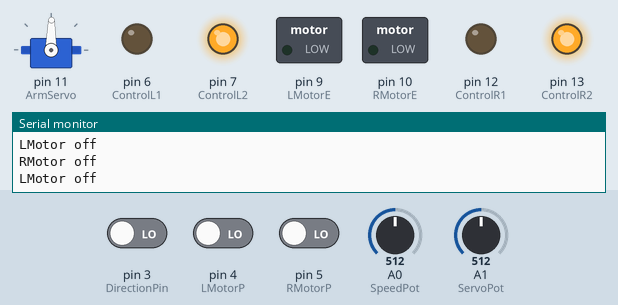
Simulated run of this sketch. Board: Arduino Uno, built with avr-gcc and run on an emulated ATmega328P. Parts: servo, switched loads named in the sketch (green lamp = pin HIGH), output pins drawn as LEDs (lit = HIGH), the last lines printed to the serial monitor. The inputs (shaded band) are chosen by the test bench; at power-on: pin 4 (LMotorP) LOW, pin 5 (RMotorP) LOW, A0 (SpeedPot) = 512, A1 (ServoPot) = 512, pin 3 (DirectionPin) LOW.

Above: at 1.2 s.
1.3 s: pin 4 (LMotorP) driven HIGH
At 2.4 s:
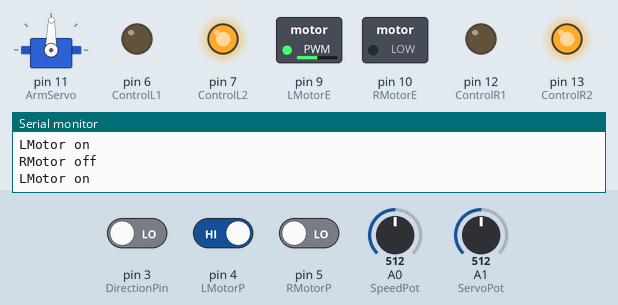
2.8 s: pin 5 (RMotorP) driven HIGH
At 4.0 s:
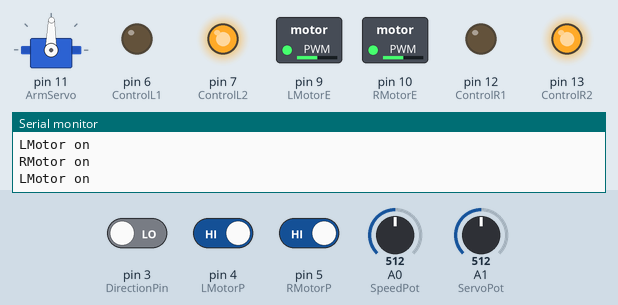
4.3 s: A0 (SpeedPot) set to 716
At 5.5 s:
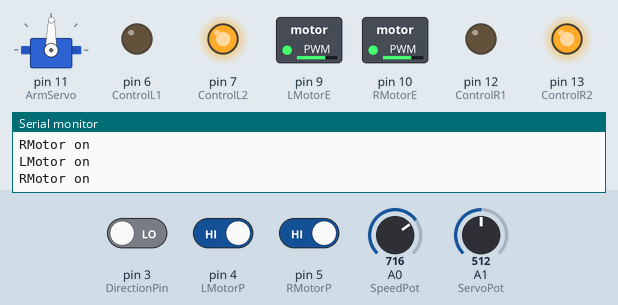
5.8 s: A1 (ServoPot) set to 716
At 6.7 s:
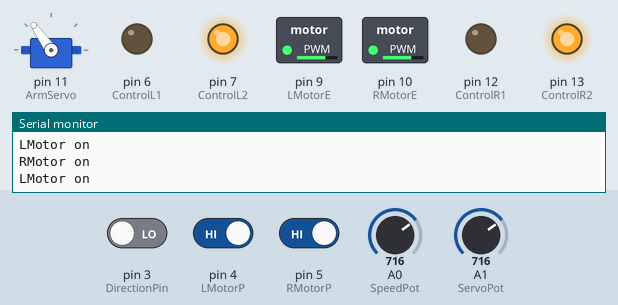
7.3 s: pin 3 (DirectionPin) driven HIGH
At 7.8 s:
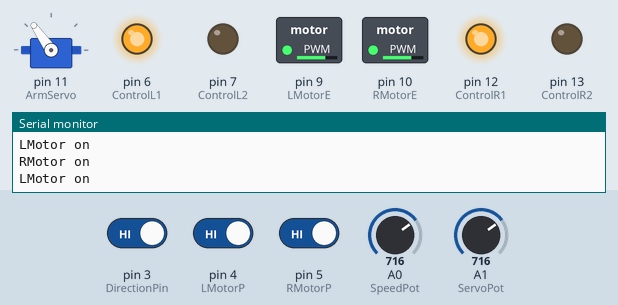
8.8 s: pin 4 (LMotorP) driven LOW
At 9.7 s:
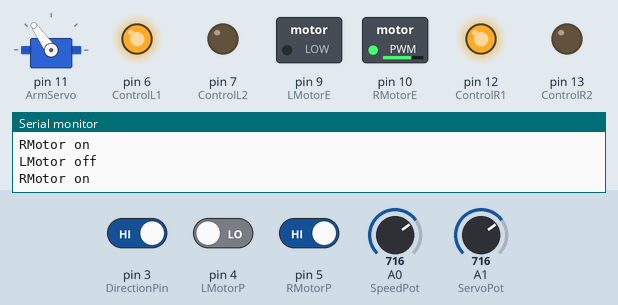
Timing chart, 0 to 11.3 s (numbered marks = the images above; inputs shaded):
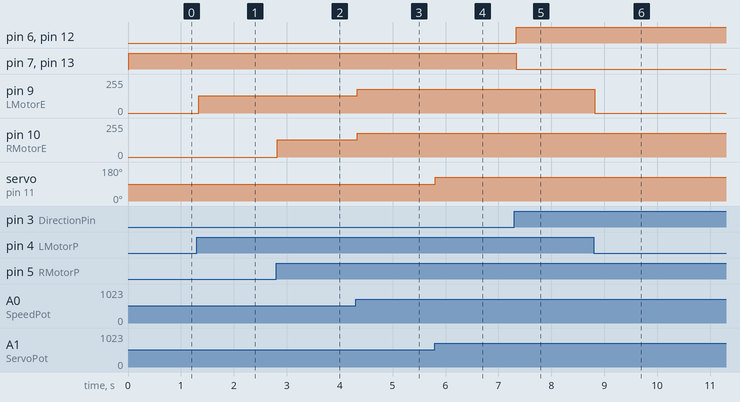

The sketch:

control.ino
```cpp
#include<Servo.h>

//Defining Pins
const int ControlL1 = 6;
const int ControlL2 = 7;
const int ControlR1 = 12;
const int ControlR2 = 13;
const int DirectionPin = 3;
const int LMotorP = 4;
const int RMotorP = 5;
const int LMotorE = 9;
const int RMotorE = 10;
const int SpeedPot = A0;
const int ServoPot = A1;

//Servo Setup
Servo ArmServo;


//Variable Init
int ServoPotVal;
int angle;

int lPowerSwitchState = 0;
int rPowerSwitchState = 0;
int directionSwitchState = 0;
int prevDirectionSwitchState = 0;

int motorSpeed = 0;
boolean motorDirection = false;


void setup(){

  //Defining Pin Modes
  pinMode(ControlL1, OUTPUT);
  pinMode(ControlL2, OUTPUT);
  pinMode(ControlR1, OUTPUT);
  pinMode(ControlR2, OUTPUT);
  pinMode(DirectionPin, INPUT);
  pinMode(LMotorP, INPUT);
  pinMode(RMotorP, INPUT);
  ArmServo.attach(11);
  pinMode(LMotorE, OUTPUT);
  pinMode(RMotorE, OUTPUT);

  //Setting Motor Enabling Off
  digitalWrite(LMotorE, LOW);
  digitalWrite(RMotorE, LOW);

  Serial.begin(9600);

}

void loop(){

  //Reading Sensors
  lPowerSwitchState = digitalRead(LMotorP);
  delay(1);
  rPowerSwitchState = digitalRead(RMotorP);
  delay(1);
  directionSwitchState = digitalRead(DirectionPin);

  motorSpeed = analogRead(SpeedPot)/4;


  ServoPotVal = analogRead(ServoPot);
  angle = map(ServoPotVal, 0, 1023, 0, 179);
  ArmServo.write(angle);
  delay(15);


   //Read direction switch
  if(directionSwitchState == HIGH
      && directionSwitchState != prevDirectionSwitchState) {
    motorDirection = !motorDirection;
  }

  //Read power switch
  if(lPowerSwitchState == HIGH) {
    analogWrite(LMotorE, motorSpeed);
    Serial.println("LMotor on");
  }
  else{
      analogWrite(LMotorE, 0);
      Serial.println("LMotor off");
  }
  if(rPowerSwitchState == HIGH) {
    analogWrite(RMotorE, motorSpeed);
    Serial.println("RMotor on");
  }
  else{
      analogWrite(RMotorE, 0);
      Serial.println("RMotor off");
  }

  //Set H-bridge direction
  if(motorDirection) {
    digitalWrite(ControlL1, HIGH);
    digitalWrite(ControlL2, LOW);
     digitalWrite(ControlR1, HIGH);
    digitalWrite(ControlR2, LOW);
  }
  else {
    digitalWrite(ControlL1, LOW);
    digitalWrite(ControlL2, HIGH);
     digitalWrite(ControlR1, LOW);
    digitalWrite(ControlR2, HIGH);
  }


  //Preserve state
  prevDirectionSwitchState = directionSwitchState;


}
```

Measured:
- after the input at 1.3 s, pin 9 (LMotorE): 0/255 → 128/255 at once
- after the input at 2.8 s, pin 10 (RMotorE): 0/255 → 128/255 at once
- after the input at 4.3 s, pin 9 (LMotorE), pin 10 (RMotorE): 128/255 → 179/255 at once
- after the input at 5.8 s, servo on pin 11 (ArmServo): 89° → 125° at once
- after the input at 7.3 s, pin 6 (ControlL1), pin 12 (ControlR1): LOW → HIGH at once; pin 7 (ControlL2), pin 13 (ControlR2): HIGH → LOW at once
- after the input at 8.8 s, pin 9 (LMotorE): 179/255 → 0/255 at once
